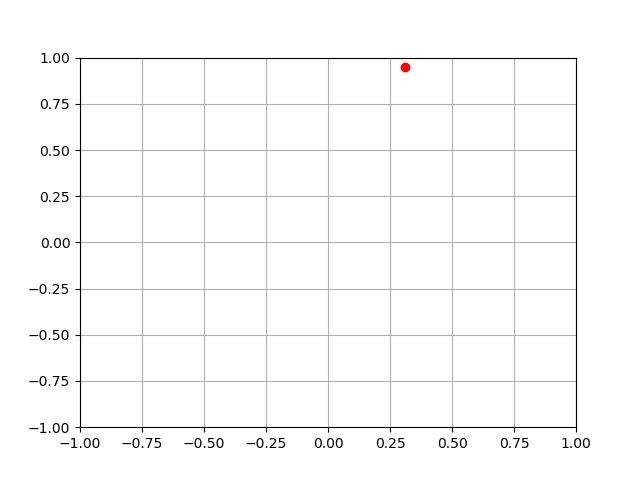

Here is the Python script that generated this plot:
import numpy as np
import matplotlib.pyplot as plt
from matplotlib.animation import FuncAnimation

fig        = plt.figure()
fs         = 20
N          = 20

circleAxe  = fig.add_subplot(1,1,1)
circleLn,  = plt.plot([],[],'ro')
circleAxe.grid(True)
circleAxe.set_xlim(-1,1)
circleAxe.set_ylim(-1,1)
circleFrec = 1

def circle(c,f,n):
    return c*np.exp(-1j*2*np.pi*f*n*1/fs)

def init():
    return circleLn,
def update(n):
    circleLn.set_data(np.real(circle(1,circleFrec,n)),
                      np.imag(circle(1,circleFrec,n)))

    return circleLn,

ani=FuncAnimation(fig,update,N,init,interval=100 ,blit=False,repeat=True)
plt.show()
